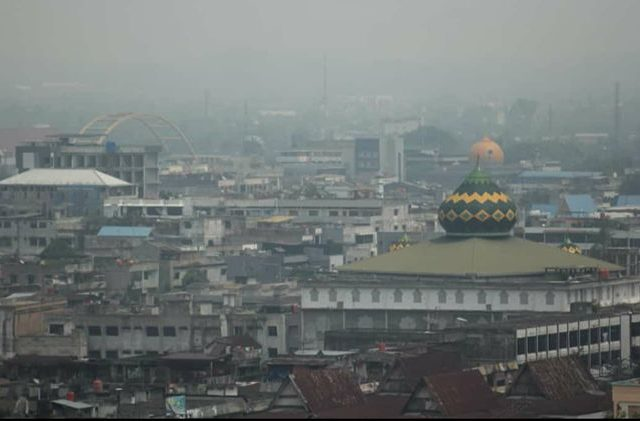
%> input picture TugasTeori/Tugas 1/Kabut/kabut (10).jpg, 640 x 421 px
$ octave kabut.m   (GNU Octave 9; MATLAB toolbox functions it lacks are replaced by stand-ins)
%> lines starting %> are read from the running program, lines starting %| are printed output that depends on the picture
clc;
clear all;

y = imread('kabut (10).jpg');
%> y is the input picture: size 421x640x3 uint8; mean R, G, B 113.4, 119.7, 118.4
imhist(rgb2gray(y));
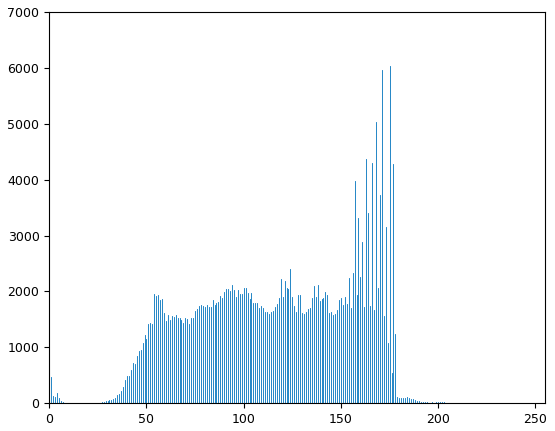
%> figure redrawn from the program's plot data; highest point at x = 175, y = 6039
ymin=min(min(y));
%> ymin = [0 0 0]
ymax=max(max(y));
%> ymax = [212 215 210]
ymmin=mean(mean(ymin));
%> ymmin = 0
ymmax=mean(mean(ymax));
%> ymmax = 212.3

y1=255/(ymmax-ymmin)*(y-ymmin);
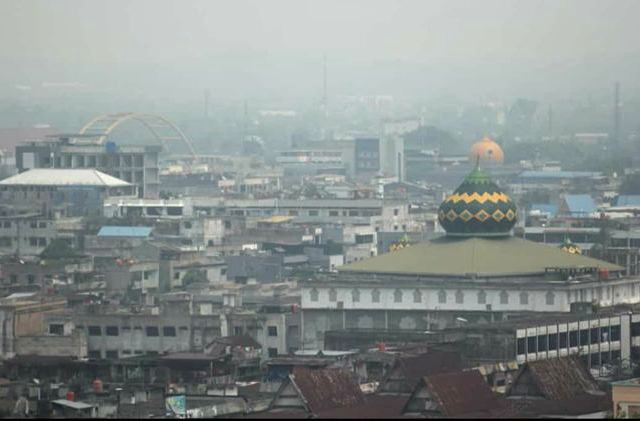
%> y1: size 421x640x3 uint8; mean R, G, B 136.3, 143.8, 142.2
y1min=min(min(y1));
%> y1min = [0 0 0]
y1max=max(max(y1));
%> y1max = [255 255 252]
y1mmin=mean(mean(y1min));
%> y1mmin = 0
y1mmax=mean(mean(y1max));
%> y1mmax = 254

subplot(2,2,1);
imshow(y);
h = gca;
h.Visible = 'On';
title('Original Image');

subplot(2,2,2),
imshow(y1),
h = gca;
h.Visible = 'On';
title('Auto-level Image');

subplot(2,2,3), imhist(rgb2gray(y)), title('Original Histogram');
text(10,3300,sprintf('Min=%.2f and Max=%.2f',ymmin, ymmax));

subplot(2,2,4), imhist(rgb2gray(y1)), title('Autolevel Histogram');
text(10,3100,sprintf('Min=%.2f and Max=%.2f',y1mmin, y1mmax));
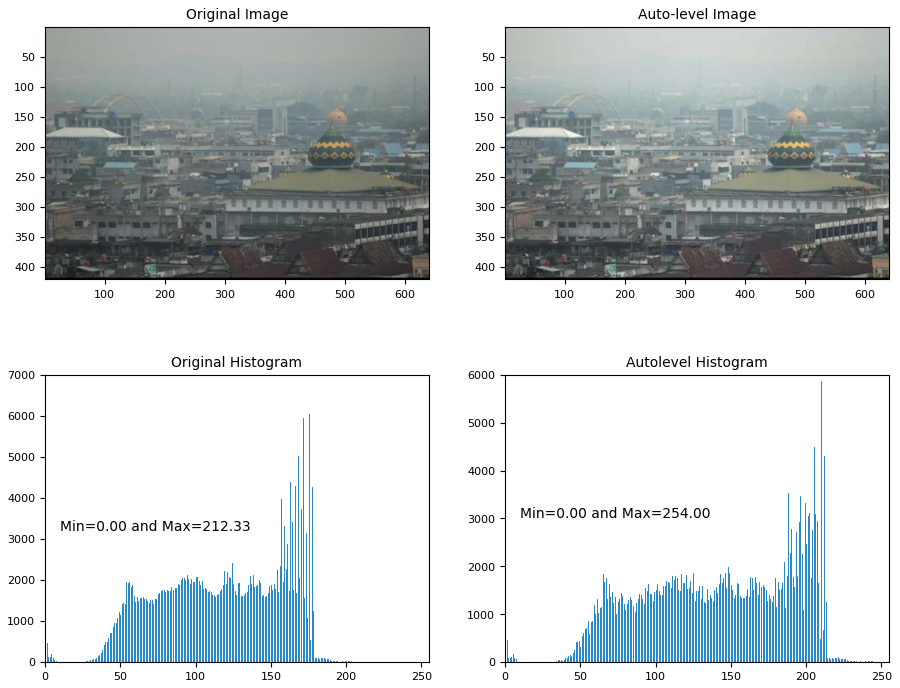
%> figure redrawn from the program's plot data, 4 panels

$ run again, with TugasTeori/Tugas 1/Kabut/kabut (1).jpg copied over TugasTeori/Tugas 1/Kabut/kabut (10).jpg
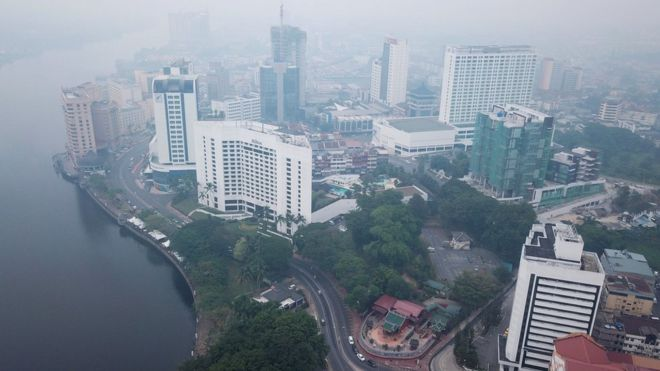
%> input picture TugasTeori/Tugas 1/Kabut/kabut (1).jpg, 660 x 371 px
%> y is the input picture: size 371x660x3 uint8; mean R, G, B 125.8, 136.8, 149.2
%> `imhist(rgb2gray(y));`:
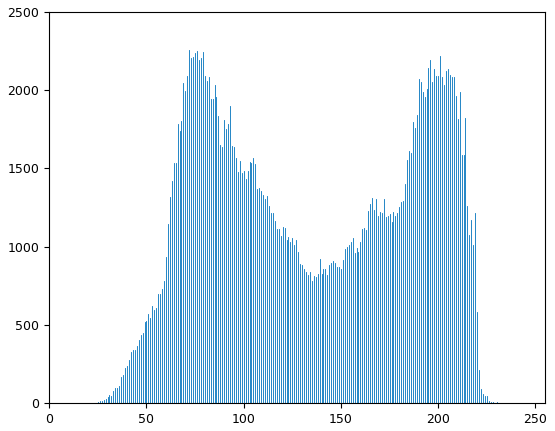
%> figure redrawn from the program's plot data; highest point at x = 72, y = 2259
%> ymin = [12 21 23]
%> ymax = [238 240 251]
%> ymmin = 18.67
%> ymmax = 243
%> y1min = [0 2 5]
%> y1max = [249 251 255]
%> y1mmin = 2.33
%> y1mmax = 251.7
%> `text(10,3100,sprintf('Min=%.2f and Max=%.2f',y1mmin, y1mmax));`:
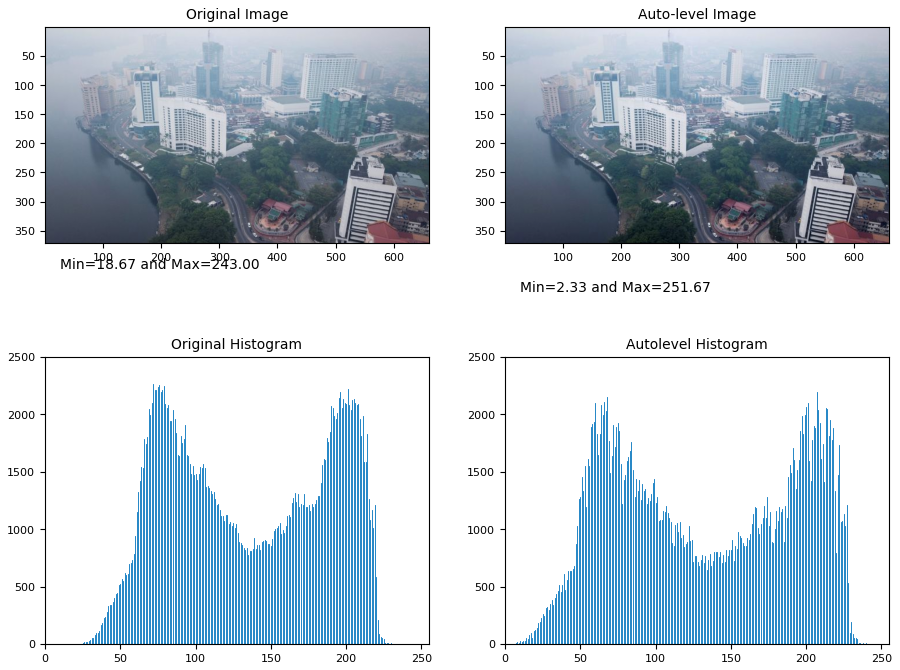
%> figure redrawn from the program's plot data, 4 panels

$ run again, with TugasTeori/Tugas 1/Kabut/kabut (2).jpg copied over TugasTeori/Tugas 1/Kabut/kabut (10).jpg
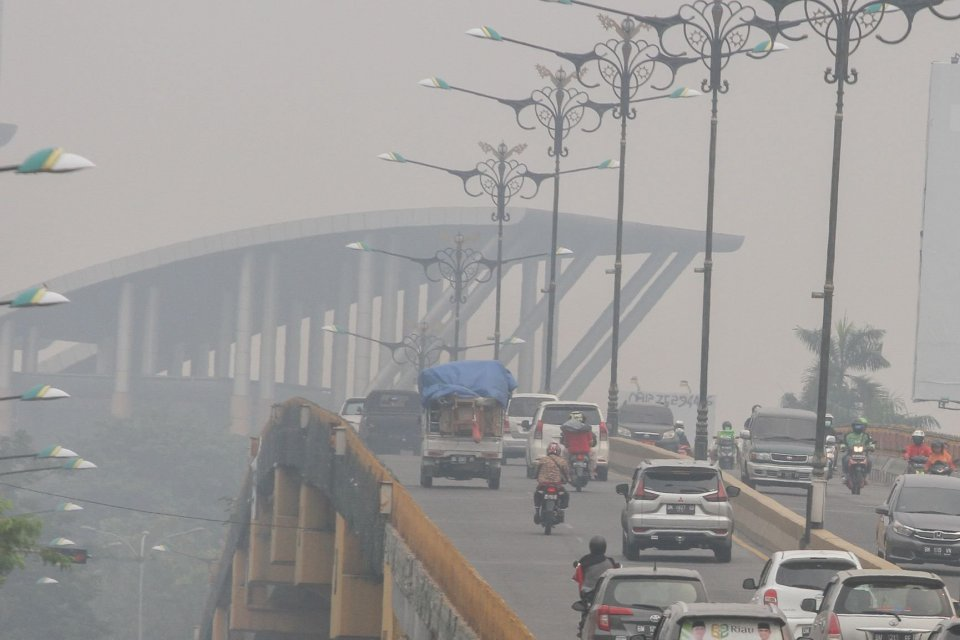
%> input picture TugasTeori/Tugas 1/Kabut/kabut (2).jpg, 960 x 640 px
%> y is the input picture: size 640x960x3 uint8; mean R, G, B 158.4, 156.1, 154.9
%> ymin = [54 56 53]
%> ymax = [255 249 244]
%> ymmin = 54.33
%> ymmax = 249.3
%> `y1=255/(ymmax-ymmin)*(y-ymmin);`:
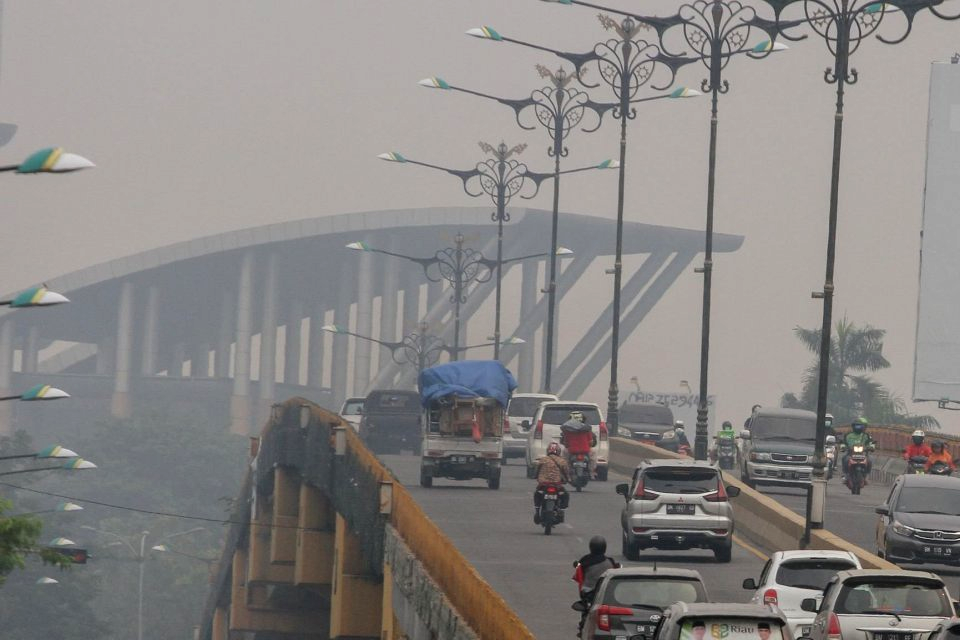
%> y1: size 640x960x3 uint8; mean R, G, B 136.5, 133.6, 131.9
%> y1min = [0 3 0]
%> y1max = [255 255 248]
%> y1mmin = 1
%> y1mmax = 252.7
%> `text(10,3100,sprintf('Min=%.2f and Max=%.2f',y1mmin, y1mmax));`:
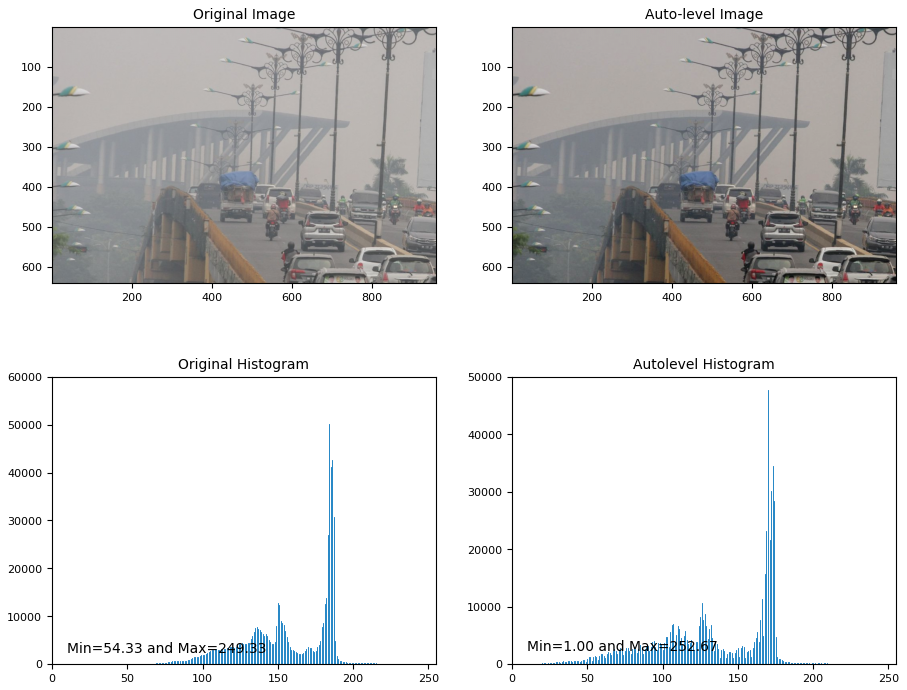
%> figure redrawn from the program's plot data, 4 panels

$ run again, with TugasTeori/Tugas 1/Kabut/kabut (3).jpg copied over TugasTeori/Tugas 1/Kabut/kabut (10).jpg
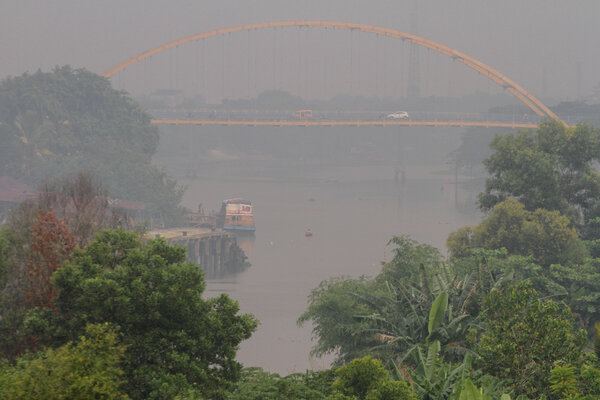
%> input picture TugasTeori/Tugas 1/Kabut/kabut (3).jpg, 600 x 400 px
%> y is the input picture: size 400x600x3 uint8; mean R, G, B 119.4, 119.1, 110.6
%> ymin = [19 23 0]
%> ymax = [215 195 187]
%> ymmin = 14
%> ymmax = 199
%> `y1=255/(ymmax-ymmin)*(y-ymmin);`:
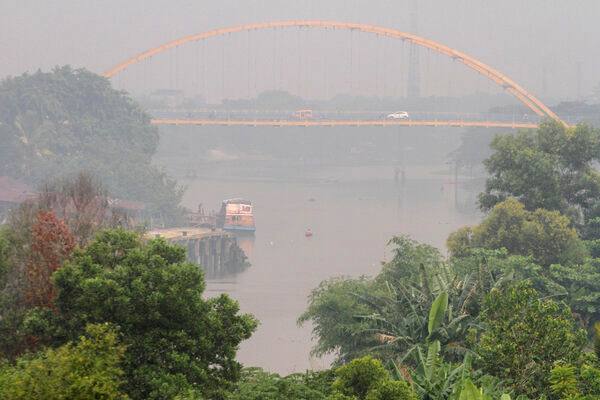
%> y1: size 400x600x3 uint8; mean R, G, B 145.2, 144.8, 133.2
%> y1min = [7 12 0]
%> y1max = [255 249 238]
%> y1mmin = 6.33
%> y1mmax = 247.3
%> `text(10,3100,sprintf('Min=%.2f and Max=%.2f',y1mmin, y1mmax));`:
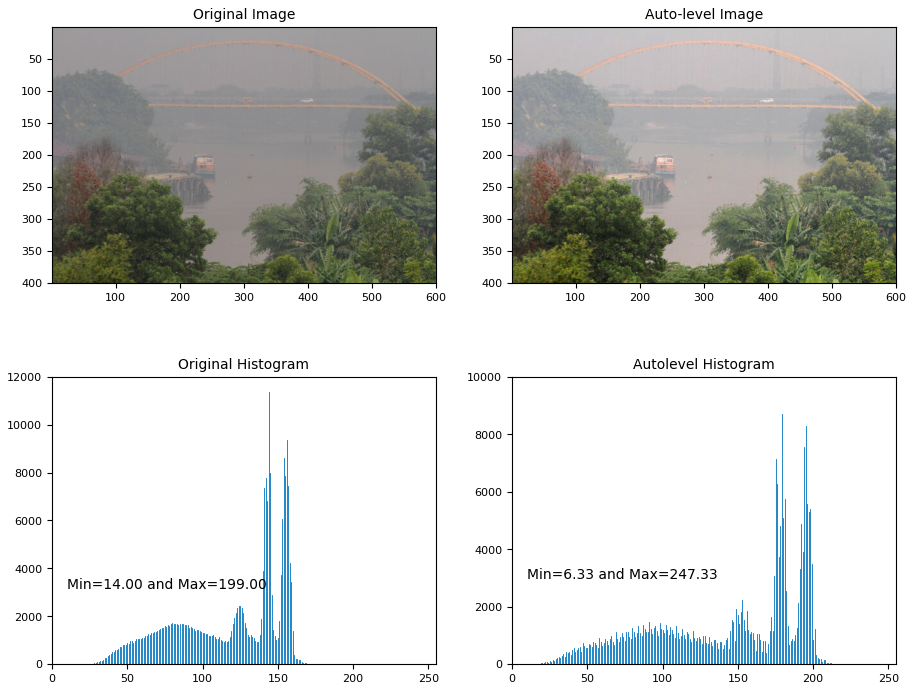
%> figure redrawn from the program's plot data, 4 panels
